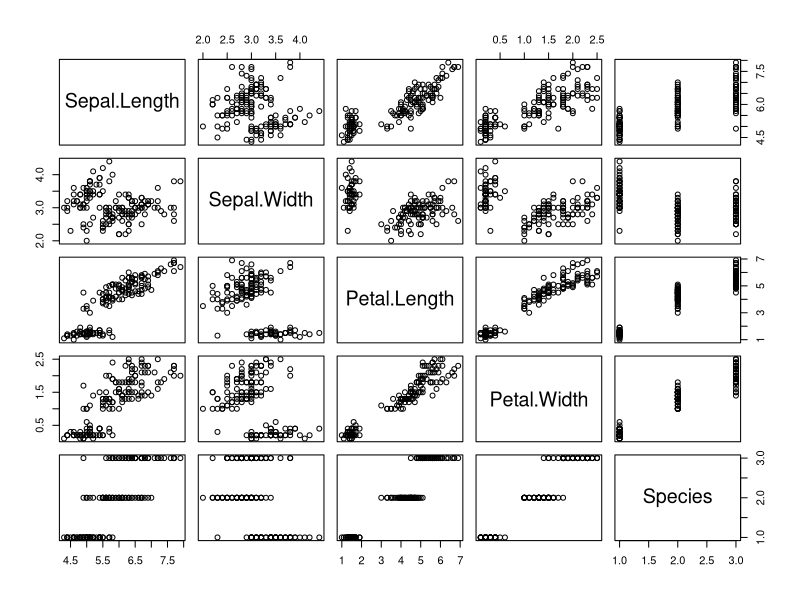
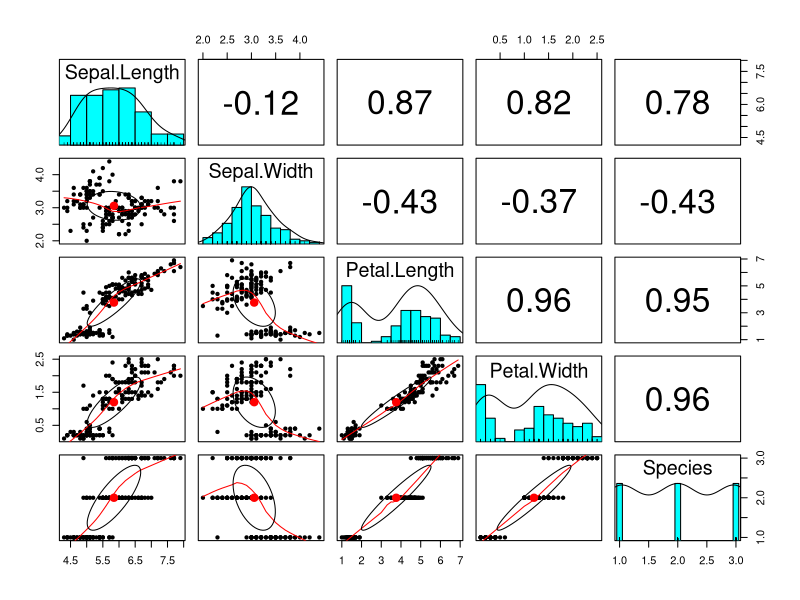
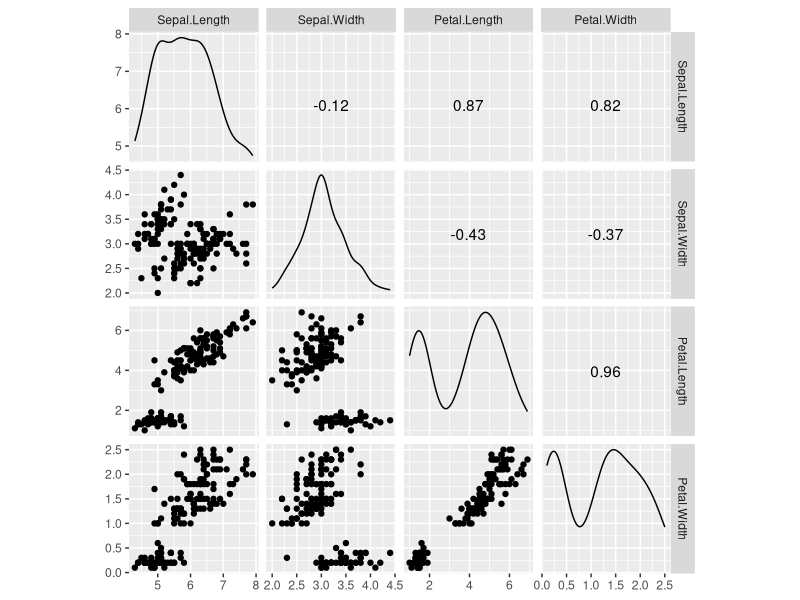
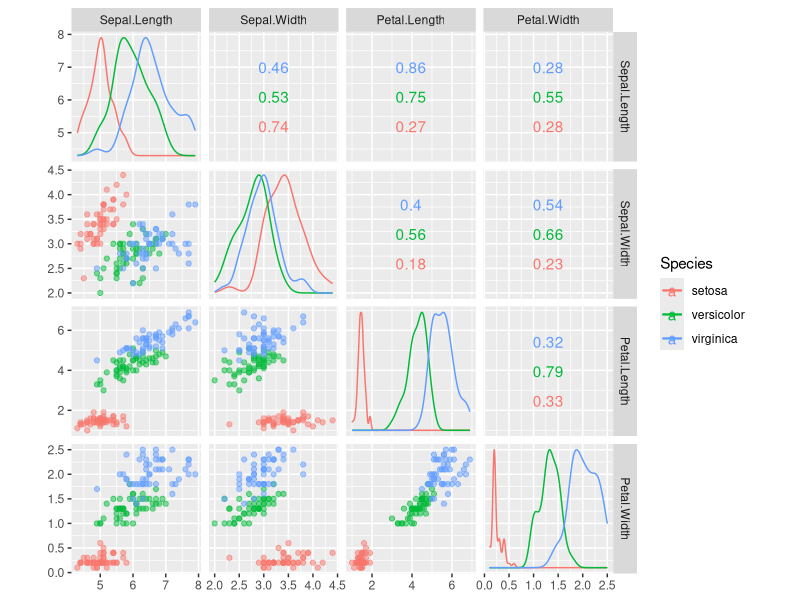
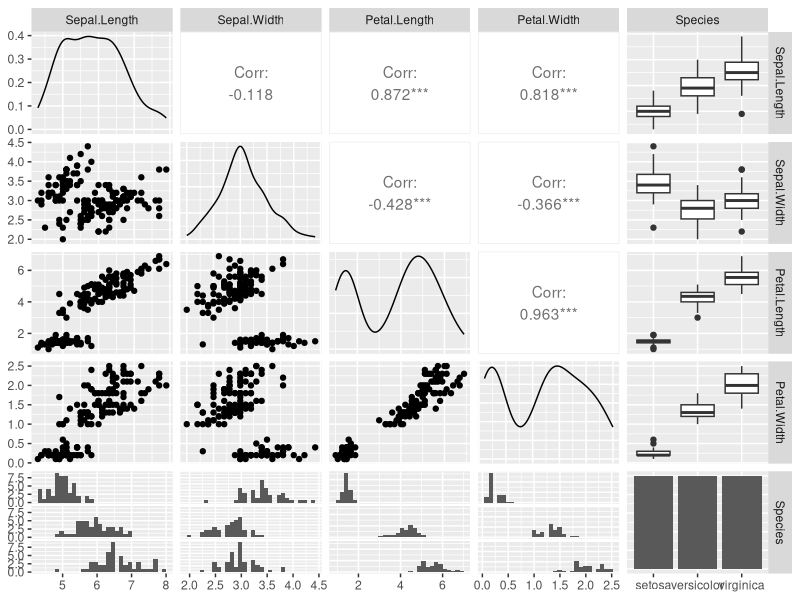
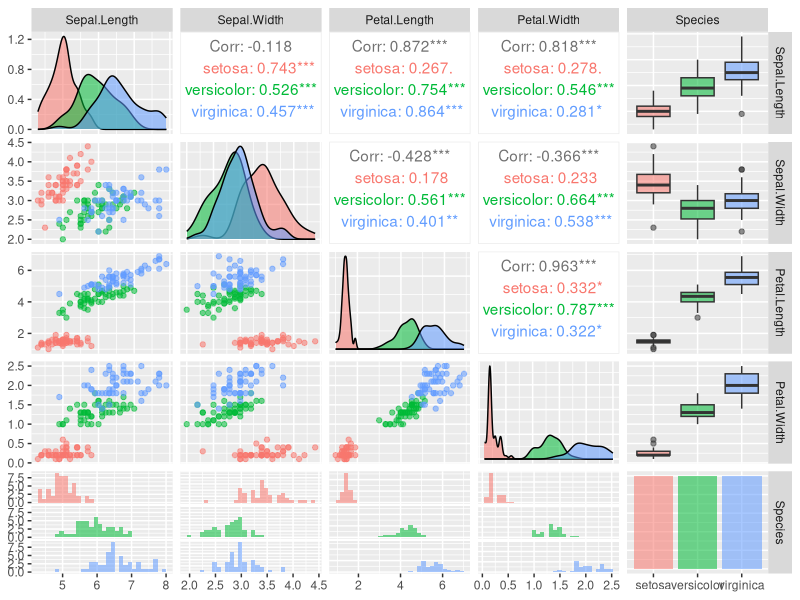
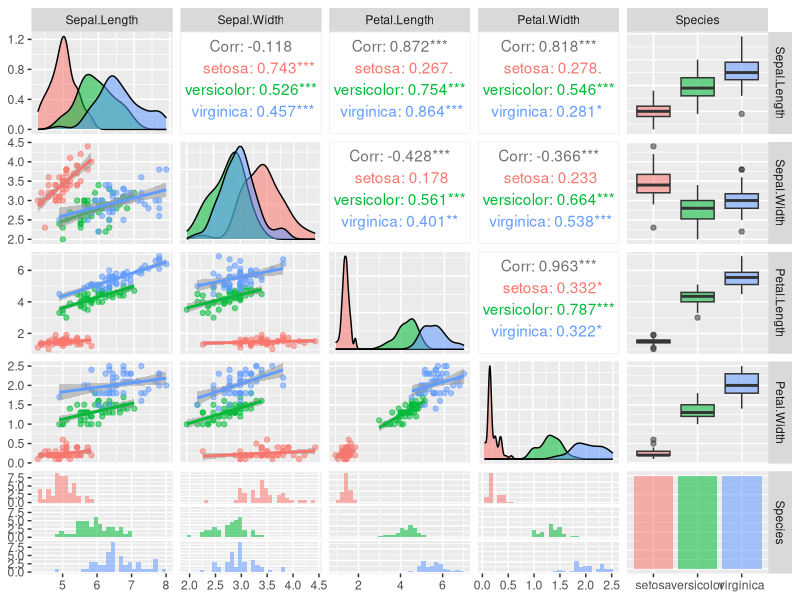
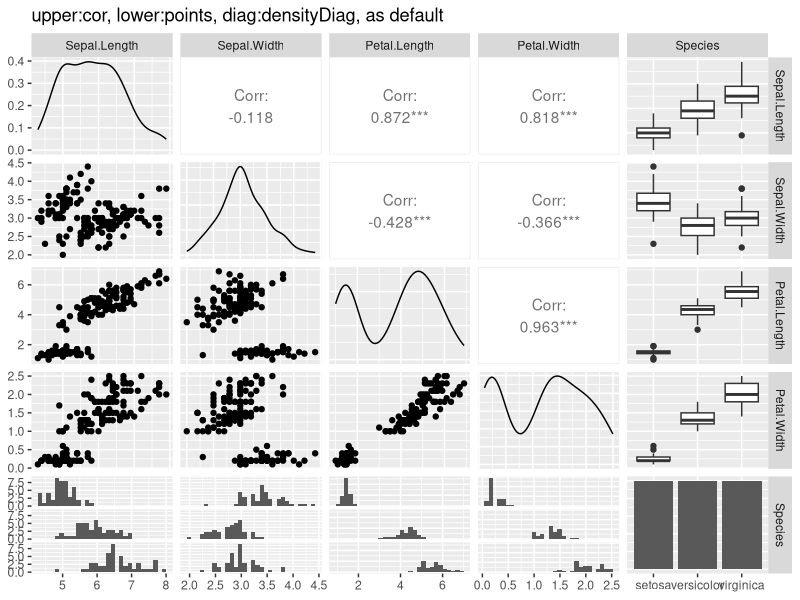

Write the R code that produced these figures, in order.
## ---- chunk 1

## ---- chunk 2
knitr::opts_chunk$set(warning = FALSE, echo = TRUE, message = FALSE)

require(psych)
require(tidyverse)
require(GGally)

tidyverse::tidyverse_conflicts()
## ---- chunk 3
plot(iris)
## ---- chunk 4
psych::pairs.panels(iris, method = "pearson")
## ---- chunk 5
iris %>% 
  GGally::ggscatmat()
## ---- chunk 6
iris %>% 
  GGally::ggscatmat(color = 'Species', alpha = 0.5)
## ---- chunk 7
iris %>% 
  GGally::ggpairs()
## ---- chunk 8
iris %>% 
  GGally::ggpairs(ggplot2::aes(colour = Species, alpha = 0.5))
## ---- chunk 9
iris %>% 
  GGally::ggpairs(lower = list(continuous="smooth"),
                  ggplot2::aes(colour = Species, alpha = 0.5))
## ---- chunk 10
iris %>% 
  GGally::ggpairs() + 
    ggplot2::ggtitle("upper:cor, lower:points, diag:densityDiag, as default")
## ---- chunk 11
iris %>% 
  GGally::ggpairs(upper = list(continuous = "smooth"),
                  lower = list(continuous = "smooth_loess"),
                  diag = list(continuous = "barDiag")) + 
    ggplot2::ggtitle("upper:smooth, lower:smooth_loess, diag:barDiag")
## ---- chunk 12
iris %>% 
  GGally::ggpairs(upper = list(continuous = "density"),
                  lower = list(continuous = "blank"),
                  diag = list(continuous = "blankDiag")) +
    ggplot2::ggtitle("upper:density, lower:blank, d:blankDiag")
## ---- chunk 13
iris %>% 
  dplyr::select(Sepal.Length, Species) %>% 
  GGally::ggpairs()
## ---- chunk 14
iris %>% 
  dplyr::select(-Petal.Length, -Petal.Width) %>% 
  GGally::ggpairs(upper = list(combo = "dot"),
                  lower = list(combo = "box"),
                  title = "u:dot l:box") + 
    ggplot2::ggtitle("")

iris %>% 
  dplyr::select(-Petal.Length, -Petal.Width) %>% 
  GGally::ggpairs(upper = list(combo = "dot_no_facet"),
                  lower = list(combo = "facetdensity"),
                  title = "u:dot_no_facet l:facetdensity",
                  ggplot2::aes(colour = Species, alpha = 0.5))
iris %>% 
  dplyr::select(-Petal.Length, -Petal.Width) %>% 
  GGally::ggpairs(upper = list(combo = "denstrip"),
                  lower = list(combo = "blank"),
                  title = "u:denstrip l:blank",
                  ggplot2::aes(colour = Species, alpha = 0.5))
## ---- chunk 15
set.seed(50)
ggplot2::diamonds %>%
  dplyr::sample_n(50) %>% 
  dplyr::select(carat, cut, color) %>% 
  GGally::ggpairs(title = "u:facetbar l:facetbar d:barDiag, as default")
set.seed(50)
ggplot2::diamonds %>%
  dplyr::sample_n(50) %>% 
  dplyr::select(carat, cut, color) %>% 
  GGally::ggpairs(upper = list(discrete = "ratio"),
                  lower = list(discrete = "blank"),
                  diag = list(discrete = "blankDiag"),
                  title = "u:ratio l:blank d:blankDiag")
## ---- chunk 16
iris %>% 
  dplyr::select(-Petal.Length, -Petal.Width) %>% 
  GGally::ggpairs(upper = list(continuous = "smooth"),
                  lower = list(continuous = "smooth_loess",
                               combo = GGally::wrap("facethist", binwidth = 0.5)),
                  diag = list(continuous = GGally::wrap("barDiag", binwidth = 0.5)),
                  title = "binwidth = 0.5")
## ---- chunk 17
airquality
## ---- chunk 18
airquality %>% 
  GGally::ggpairs(lower = list(continuous = "smooth_loess"),
                  diag = list(continuous = "barDiag"))
## ---- chunk 19

